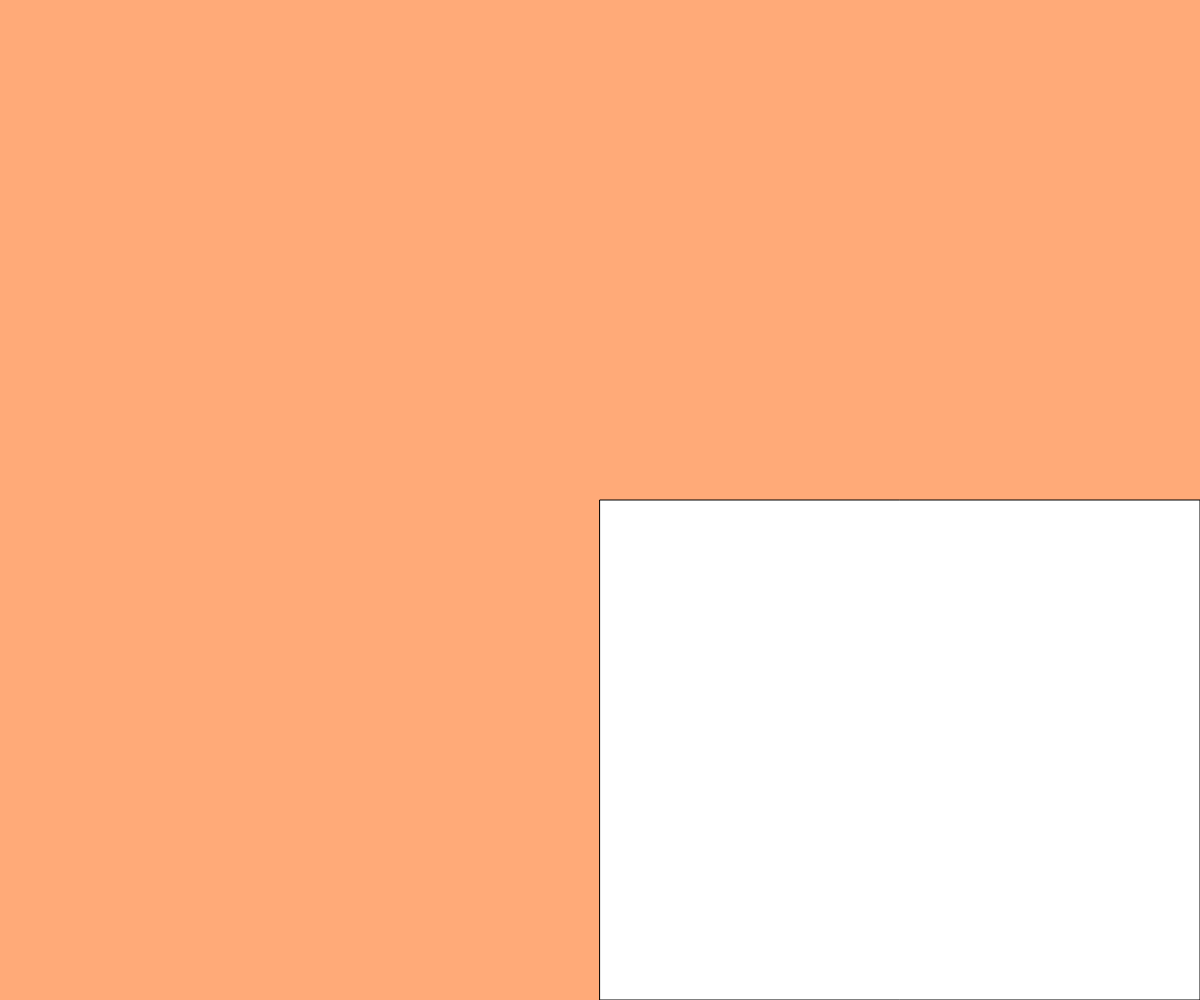
Frame 1 (no input)
Frame 60 (no input): identical to frame 1, image omitted
Frame 120 (the mouse pressed at the canvas centre since frame 60): blank canvas, image omitted

The p5.js sketch that drew this single still picture (run headless with seeded random() and noise() and a simulated clock; from frame 60 on, the mouse is pressed at the canvas centre):

// p5.js sketch
// ── sketch.js
function setup() {
	createCanvas(windowWidth, windowHeight);
}

function draw() {
	const centerX = windowWidth/2;
	const centerY = windowHeight/2;

	background(255,170,120);
	rect(centerX,centerY,mouseX-centerX,mouseY-centerY);
	//console.log(mouseY,mouseX);

}
